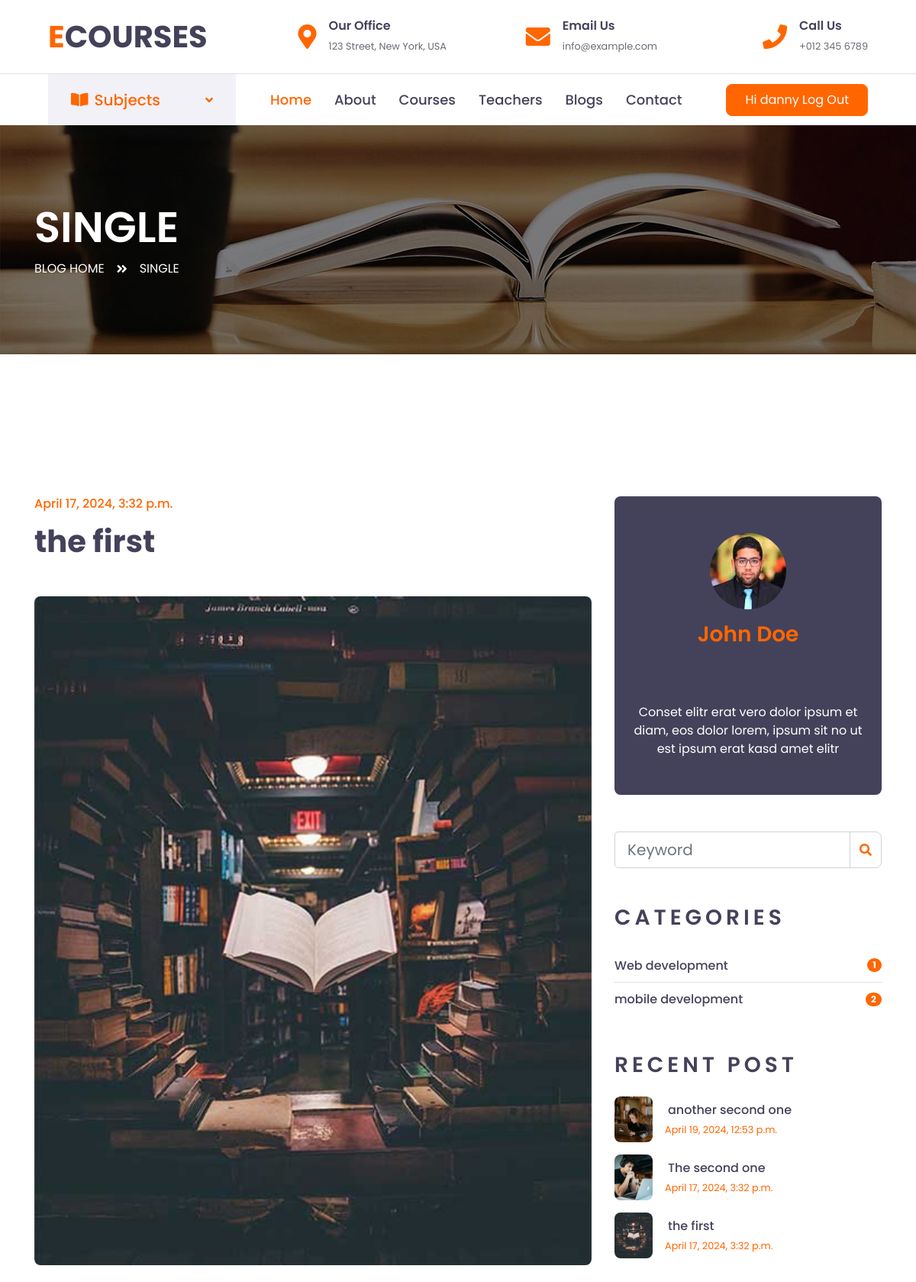
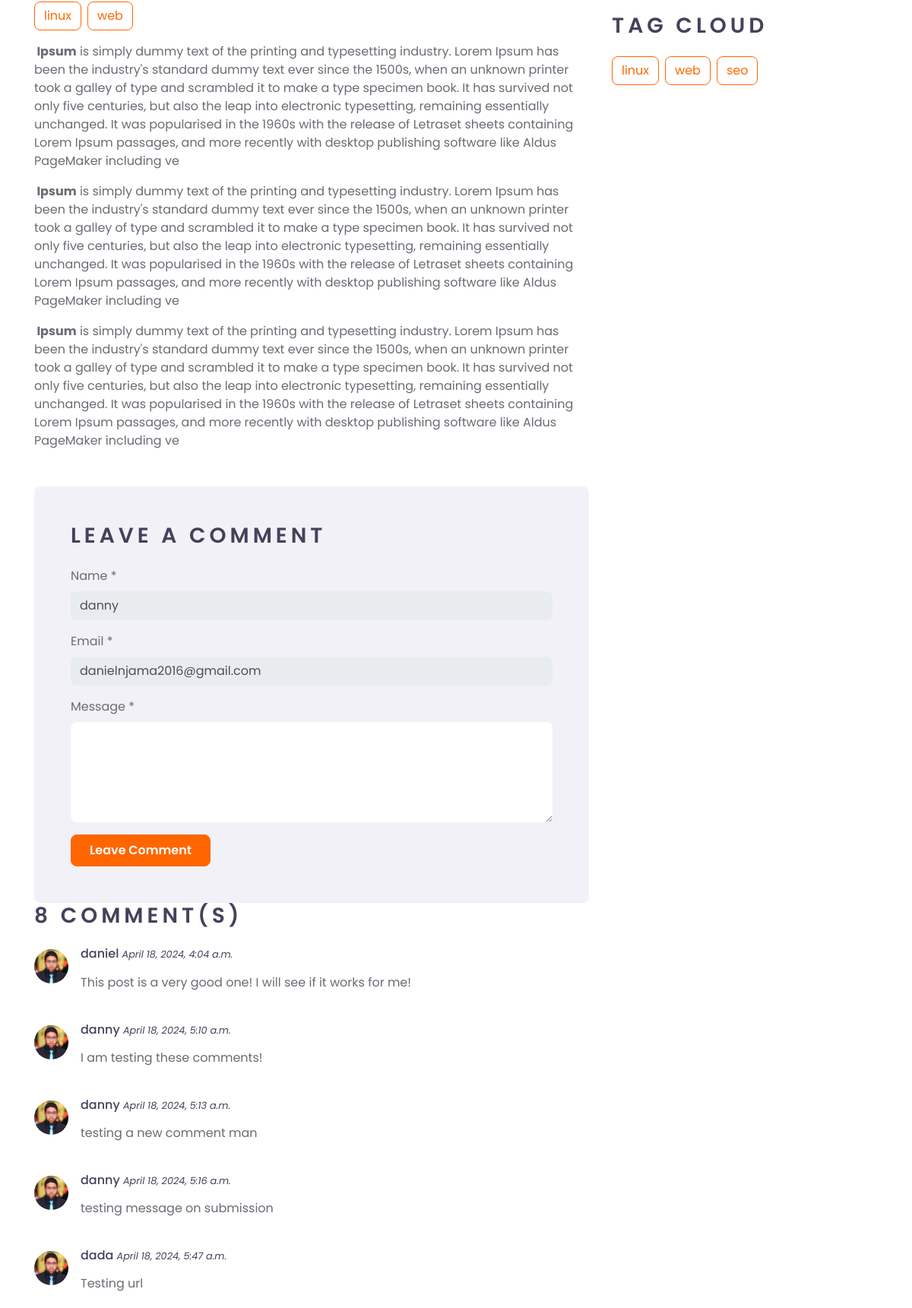
The page /post/the-first (signed in, upper part) on the database its author committed (2 pictures, top to bottom).
### blogapp/models.py (models this page shows, shortened)
class Post(models.Model):
    title = models.CharField(max_length=200)
    image = models.ImageField(upload_to="blog/")
    url = models.SlugField(unique=True)
    content = RichTextField()
    author = models.ForeignKey('auth.User', on_delete=models.CASCADE)
    created_at = models.DateTimeField(auto_now_add=True)
    categories = models.ForeignKey(Category, on_delete=models.CASCADE)
    tags = models.ManyToManyField(Tag)
    published = models.BooleanField(default=True)

class Tag(models.Model):
    name = models.CharField(max_length=100)

class Comment(models.Model):
    post = models.ForeignKey(Post, on_delete=models.CASCADE, related_name='comments')
    author = models.CharField(max_length=50)
    email = models.EmailField()
    content = models.TextField()
    created_at = models.DateTimeField(default=timezone.now)
    approved = models.BooleanField(default=False)

class Category(models.Model):
    name = models.CharField(max_length=100)
    url = models.SlugField(unique=True)

### blogapp/views.py (the view)
# urls.py: path('post/<slug:url>', views.post_detail, name='postdetail'),
def post_detail(request, url):
    post = get_object_or_404(Post, url=url)
    approved_blogs = Post.objects.filter(published=True)
    blog_categories = Category.objects.annotate(blog_count=models.Count('post'))
    recent_posts = Post.objects.order_by('-created_at')[:5]
    comments = post.comments.filter(approved=True)  # Filter comments for the specific post
    blog_tags = Tag.objects.all()
    current_blog_tag = post.tags.all()
    context = {
        'post': post,
        'blogs': approved_blogs,
        'blog_categories': blog_categories,
        'recent_posts': recent_posts,
        'comments': comments,
        'blog_tags':blog_tags,
        'current_blog_tag':current_blog_tag
    }
    return render(request, 'single.html', context)

### templates/single.html (shortened to what this page needs)
{% extends "base.html" %}
{% load static %}
{% block body %}
    <div class="container-fluid page-header" style="margin-bottom: 90px;">
        <div class="container">
            <div class="d-flex flex-column justify-content-center" style="min-height: 300px">
                <h3 class="display-4 text-white text-uppercase">Single</h3>
                <div class="d-inline-flex text-white">
                    <p class="m-0 text-uppercase"><a class="text-white" href="{% url "blog" %}">Blog Home</a></p>
                    <i class="fa fa-angle-double-right pt-1 px-3"></i>
                    <p class="m-0 text-uppercase">Single</p>
                </div>
            </div>
        </div>
    </div>
    <div class="container-fluid py-5">
        <div class="container py-5">
            <div class="row">
                <div class="col-lg-8">
                    <div class="mb-5">
                        <h6 class="text-primary mb-3">{{post.created_at}}</h6>
                        <h1 class="mb-5">{{post.title}}</h1>
                        <img class="img-fluid rounded w-100 mb-4" src='{{post.image.url}}' alt="{{post.title}}">
                        <div class="d-flex flex-wrap m-n1">
                            {% for tag in current_blog_tag %}
                            <a href="{% url "tag_filter" tag.name %}" class="btn btn-outline-primary m-1">{{tag.name}}</a>
                            {% endfor %}
                        </div>
                        <p>{{post.content|safe|linebreaks}}</p>
                    </div>
                    <div class="bg-secondary rounded p-5">
                        <h3 class="text-uppercase mb-4" style="letter-spacing: 5px;">Leave a comment</h3>
                         {% if user.is_authenticated %}
                        <form id="commentForm" method='post' action="{% url 'postdetail' post.url %}">
                            <div class="form-group">
                                <label for="name">Name *</label>
                                <input type="text" class="form-control border-0" readonly value="{{user.first_name}}" id="name">
                            </div>
                            <div class="form-group">
                                <label for="email">Email *</label>
                                <input type="email" class="form-control border-0" readonly value="{{user.email}}" id="email">
                            </div>
                            <div class="form-group">
                                <label for="message">Message *</label>
                                <textarea id="message" cols="30" rows="5" class="form-control border-0"></textarea>
                            </div>
                            <div class="form-group mb-0">
                                <input type="submit" value="Leave Comment" class="btn btn-primary py-md-2 px-md-4 font-weight-semi-bold">
                            </div>
                        </form>
                        {% endif %}
                    </div>
                    <div class="mb-5">
                        <h3 class="text-uppercase mb-4" style="letter-spacing: 5px;">{{comments|length}} Comment(s)</h3>
                        {% if comments %}
                        {% for comment in comments %}
                        <div class="media mb-4">
                            <img src='{% static "img/user.jpg" %}' alt="Image" class="img-fluid rounded-circle mr-3 mt-1"
                                style="width: 45px;">
                            <div class="media-body">
                                <h6>{{comment.author}} <small><i>{{comment.created_at}}</i></small></h6>
                                <p>{{comment.content|safe|linebreaks}}</p>
                            </div>
                        </div>
                        {% endfor %}
                        {% else %}
                        <p> No comments at the moment </p>
                        {% endif %}
                    </div>
                </div>
                <div class="col-lg-4 mt-5 mt-lg-0">
                    <div class="d-flex flex-column text-center bg-dark rounded mb-5 py-5 px-4">
                        <img src='{% static "img/user.jpg" %}' class="img-fluid rounded-circle mx-auto mb-3" style="width: 100px;">
                        <h3 class="text-primary mb-3">John Doe</h3>
                        <h3 class="text-uppercase mb-4" style="letter-spacing: 5px;">Tag Cloud</h3>
                        <p class="text-white m-0">Conset elitr erat vero dolor ipsum et diam, eos dolor lorem, ipsum sit
                            no ut est ipsum erat kasd amet elitr</p>
                    </div>
                    <div class="mb-5">
                        <form action='{% url "blog_search" %}'>
                            <div class="input-group">
                                <input type="text" name="q" class="form-control form-control-lg" placeholder="Keyword">
                                <div class="input-group-append">
                                    <span class="input-group-text bg-transparent text-primary"><i
                                            class="fa fa-search"></i></span>
                                </div>
                            </div>
                        </form>
                    </div>
                    <div class="mb-5">
                        <h3 class="text-uppercase mb-4" style="letter-spacing: 5px;">Categories</h3>
                        <ul class="list-group list-group-flush">
                            {% for blogcategory in blog_categories %}
                            <li class="list-group-item d-flex justify-content-between align-items-center px-0">
                                <a href="{% url "post_list_by_category" blogcategory.url %}" class="text-decoration-none h6 m-0">{{ blogcategory.name }}</a>
                                <span class="badge badge-primary badge-pill">{{ blogcategory.blog_count }}</span>
                            </li>
                            {% endfor %}
                        </ul>
                    </div>
                    <div class="mb-5">
                        <h3 class="text-uppercase mb-4" style="letter-spacing: 5px;">Recent Post</h3>
                        {% for blog in recent_posts %}
                        <a class="d-flex align-items-center text-decoration-none mb-3" href="">
                            <img class="img-fluid rounded" height="50" width="50" src="{{blog.image.url}}" alt="{{blog.title}}">
                            <div class="pl-3">
                                <h6 class="m-1">{{blog.title}}</h6>
                                <small>{{blog.created_at}}</small>
                            </div>
                        </a>
                        {% endfor %}
                    </div>
                    <div class="mb-5">
                        <h3 class="text-uppercase mb-4" style="letter-spacing: 5px;">Tag Cloud</h3>
                        <div class="d-flex flex-wrap m-n1">
                            {% for tag in blog_tags %}
                            <a href="" class="btn btn-outline-primary m-1">{{tag.name}}</a>
                            {% endfor %}
                        </div>
                    </div>
                </div>
            </div>
        </div>
    </div>
    {% endblock body %}

### templates/base.html (shortened to what this page needs)
{% load static %}
<!DOCTYPE html>
<html lang="en">
<head>
    <link href="https://cdnjs.cloudflare.com/ajax/libs/font-awesome/5.10.0/css/all.min.css" rel="stylesheet">
    <link href='{% static "lib/owlcarousel/assets/owl.carousel.min.css" %}' rel="stylesheet">
    <link href='{% static "css/style.css" %}' rel="stylesheet">
    <link href='{% static "css/login.css" %}' rel="stylesheet">
</head>
<body>
    {% block navigationbar %}
    <div class="container-fluid d-none d-lg-block">
        <div class="row align-items-center py-4 px-xl-5">
            <div class="col-lg-3">
                <a href="" class="text-decoration-none">
                    <h1 class="m-0"><span class="text-primary">E</span>COURSES</h1>
                </a>
            </div>
            <div class="col-lg-3 text-right">
                <div class="d-inline-flex align-items-center">
                    <i class="fa fa-2x fa-map-marker-alt text-primary mr-3"></i>
                    <div class="text-left">
                        <h6 class="font-weight-semi-bold mb-1">Our Office</h6>
                        <small>123 Street, New York, USA</small>
                    </div>
                </div>
            </div>
            <div class="col-lg-3 text-right">
                <div class="d-inline-flex align-items-center">
                    <i class="fa fa-2x fa-envelope text-primary mr-3"></i>
                    <div class="text-left">
                        <h6 class="font-weight-semi-bold mb-1">Email Us</h6>
                        <small>info@example.com</small>
                    </div>
                </div>
            </div>
            <div class="col-lg-3 text-right">
                <div class="d-inline-flex align-items-center">
                    <i class="fa fa-2x fa-phone text-primary mr-3"></i>
                    <div class="text-left">
                        <h6 class="font-weight-semi-bold mb-1">Call Us</h6>
                        <small>+012 345 6789</small>
                    </div>
                </div>
            </div>
        </div>
    </div>
    <div class="container-fluid">
        <div class="row border-top px-xl-5">
            <div class="col-lg-3 d-none d-lg-block">
                <a class="d-flex align-items-center justify-content-between bg-secondary w-100 text-decoration-none" data-toggle="collapse" href="#navbar-vertical" style="height: 67px; padding: 0 30px;">
                    <h5 class="text-primary m-0"><i class="fa fa-book-open mr-2"></i>Subjects</h5>
                    <i class="fa fa-angle-down text-primary"></i>
                </a>
            </div>
            <div class="col-lg-9">
                <nav class="navbar navbar-expand-lg bg-light navbar-light py-3 py-lg-0 px-0">
                    <div class="collapse navbar-collapse justify-content-between" id="navbarCollapse">
                        <div class="navbar-nav py-0">
                            <a href="/" class="nav-item nav-link active">Home</a>
                            <a href="{% url 'about' %}" class="nav-item nav-link">About</a>
                            <a href="{% url 'courses' %}" class="nav-item nav-link">Courses</a>
                            <a href="{% url 'teachers' %}" class="nav-item nav-link">Teachers</a>
                            <a href="{% url 'blog' %}" class="nav-item nav-link">Blogs</a>
                            <a href="{% url 'contact' %}" class="nav-item nav-link">Contact</a>
                        </div>
                        {% if user.is_authenticated %}
                        <a class="btn btn-primary py-2 px-4 ml-auto d-none d-lg-block" href="{% url "logout" %}">Hi {{user.username}} Log Out</a>
                        {% else %}
                        <a class="btn btn-primary py-2 px-4 ml-auto d-none d-lg-block" href="{% url "register" %}">Register</a>
                        <a class="btn btn-primary py-2 px-4 ml-auto d-none d-lg-block" href="{% url "login" %}">Login</a>
                        {% endif %}
                    </div>
                </nav>
            </div>
        </div>
    </div>
    {% endblock navigationbar %}
    {% block body %}
    {% endblock body %}
</body>
</html>

### rows shown on the page
Post: created_at "April 17, 2024, 3:32 p.m.", title "the first", image (picture), content "Ipsum is simply dummy text of the printing and typesetting industry. Lorem Ipsum has been the industry's standard dummy text ever since the 1500s, when an unknown printer took a galley of type and scrambled it to make a type specimen book. It has survived not only five centuries, but also the leap into electronic typesetting, remaining essentially unchanged. It was popularised in the 1960s with the release of Letraset sheets containing Lorem Ipsum passages, and more recently with desktop publishing software like Aldus PageMaker including ve Ipsum is simply dummy text of the printing and typesetting industry. Lorem Ipsum has been the industry's standard dummy text ever since the 1500s, when…"
Tag: name "linux"
Tag: name "web"
Comment: author "daniel", created_at "April 18, 2024, 4:04 a.m.", content "This post is a very good one! I will see if it works for me!"
Comment: author "danny", created_at "April 18, 2024, 5:10 a.m.", content "I am testing these comments!"
Comment: author "danny", created_at "April 18, 2024, 5:13 a.m.", content "testing a new comment man"
Comment: author "danny", created_at "April 18, 2024, 5:16 a.m.", content "testing message on submission"
Comment: author "dada", created_at "April 18, 2024, 5:47 a.m.", content "Testing url"
Category: name "Web development", blog_count "1"
Category: name "mobile development", blog_count "2"
Post: image (picture), title "another second one", created_at "April 19, 2024, 12:53 p.m."
Post: image (picture), title "The second one", created_at "April 17, 2024, 3:32 p.m."
Tag: name "seo"

### other values the page prints
{{ user.username }} "danny"
{{ comments|length }} "8"
